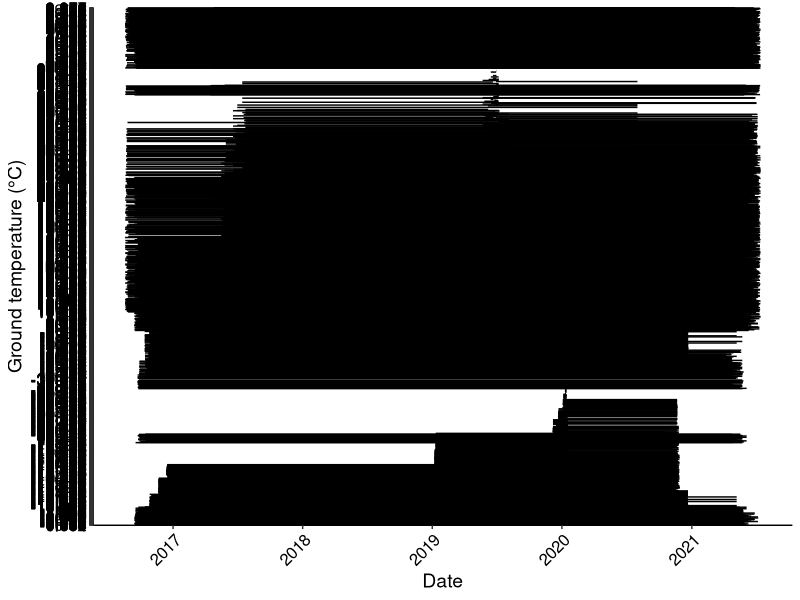
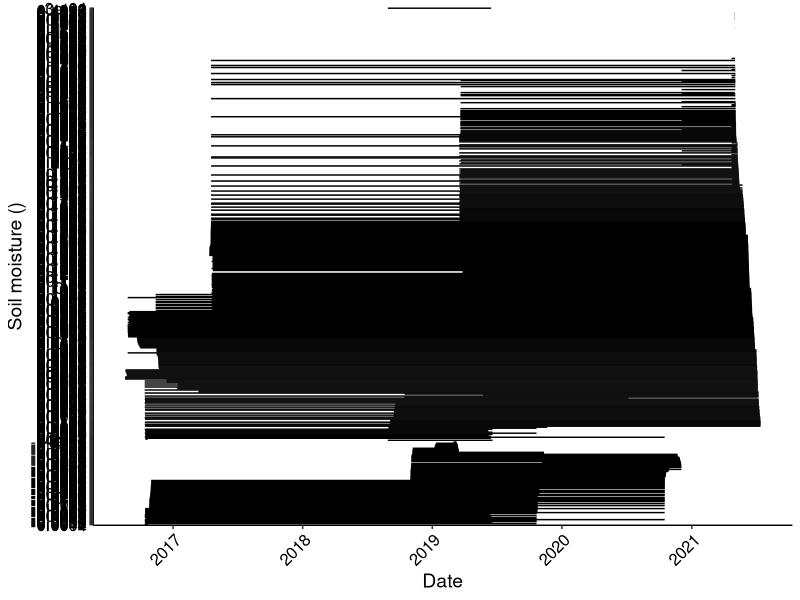
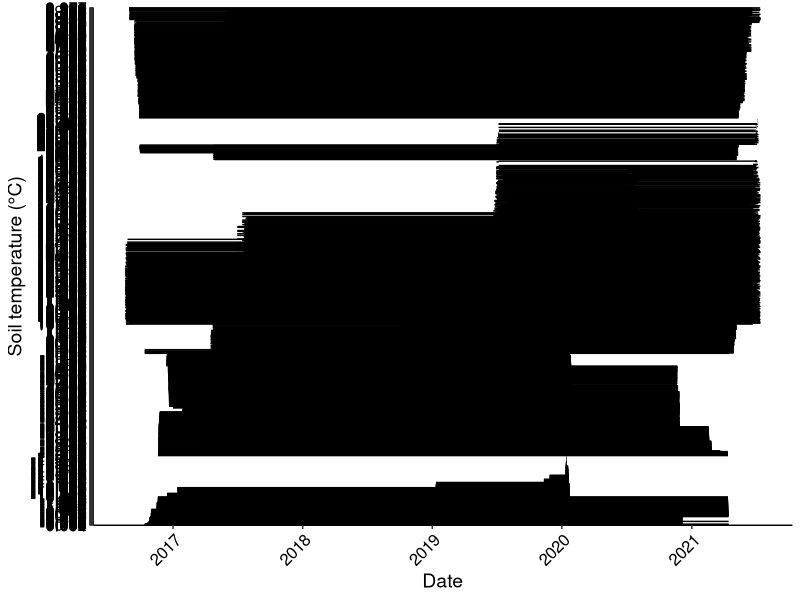
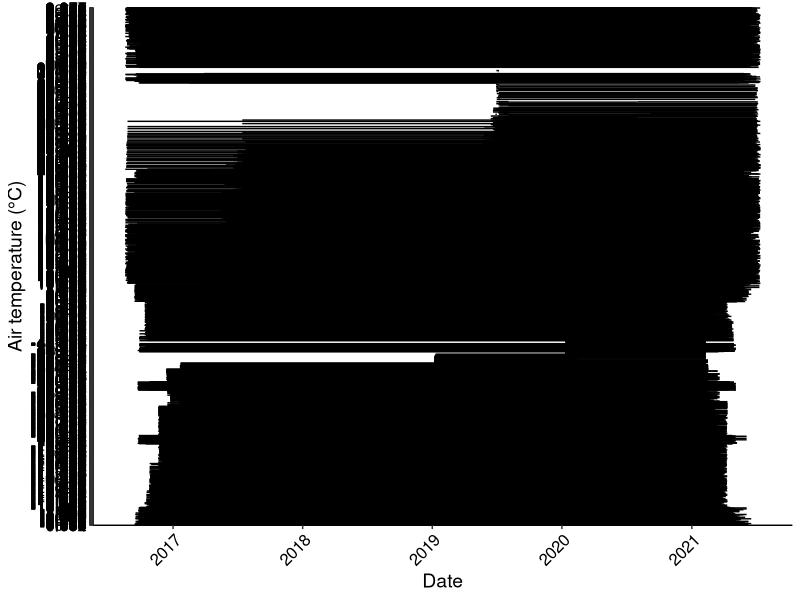
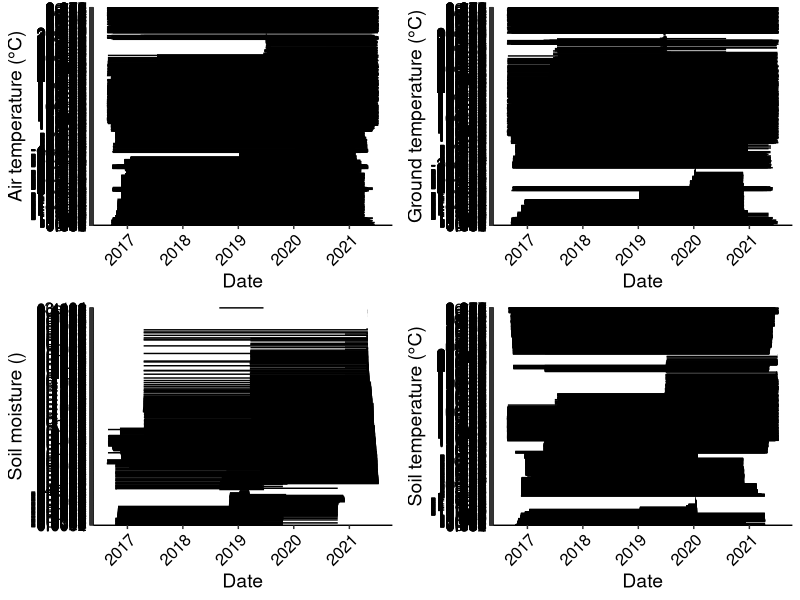

Generate these figures, in order, with R: (Note: this script raises an error after producing the figures.)
#### Common garden HOBO 2021 SCRIPT
### Data wrangling and visualisation script
### By Erica Zaja and Madi Anderson, created on 20/10/2022
## Last updated: 18/01/2023 by Madelaine 

# 1. LOADING LIBRARIES -----
library(lubridate)
library(tidyverse)
library(ggplot2)
library(dplyr)
library(gridExtra)

# 2. LOADING DATA ----
HOBO_Common_garden_12Aug2021 <- read.csv(file = "data/hobo/HOBO_Common_garden_12Aug2021.csv") # 2018-21
HOBO_Common_garden_2017 <-  read.csv2("data/hobo/common_garden/Kluane_hobo_Common_garden_2017.csv", sep=",") #2015-17

# 3. DATA WRANGLING ----
# 2017 
str(HOBO_Common_garden_2017)
CG_HOBO_2017 <- HOBO_Common_garden_2017 %>%
  rename("Soil_moist" = "Water.Content..m..m...LGR.S.N..10742708..SEN.S.N..10736284..LBL..Soil.moisture.",
         "Ground_temp" = "Temp...C..LGR.S.N..10742708..SEN.S.N..10736450..LBL..Ground.temp.",
         "Air_temp" ="Temp...C..LGR.S.N..10742708..SEN.S.N..10736452..LBL..Air.temp.",
         "Soil_temp" = "Temp...C..LGR.S.N..10742708..SEN.S.N..10736453..LBL..Soil.temp.", 
         "Date_time_GMT" = "Date.Time..GMT.06.00") %>% 
  dplyr::select(-X.)

# 2021 
CG_HOBO_2021 <- HOBO_Common_garden_12Aug2021 %>%
  rename("Soil_moist" = "Water.Content_.m..m..",
         "Ground_temp" = "Ground_temp_..C.",
         "Air_temp" ="Air_temp_..C.",
         "Soil_temp" = "Soil_Temp_..C.", 
         "Date_time_GMT" = "Date.Time..GMT.07.00") %>% 
  dplyr::select(-X.)

# merge dataframes together 
CG_HOBO <- rbind(CG_HOBO_2017, CG_HOBO_2021)

# convert date/time variation to 24h format aka drop AM & PM 
CG_HOBO_date <- CG_HOBO %>% 
  mutate(date = parse_date_time(CG_HOBO$Date_time_GMT,    #  make new column called date with no AM/PM
                                "%m/%d/%y %I:%M:%S %p")) 

CG_HOBO_date_2 <- CG_HOBO_date %>% 
  separate(date, into = c('year', 'month', 'day'))

CG_HOBO_date_3 <- full_join(CG_HOBO_date, CG_HOBO_date_2)
        
range(CG_HOBO_date_3$Date_time_GMT)
str(CG_HOBO_date)  
# I didn't remove / overwrite existing date column to check to make sure they were the same 

# Make DAILY means (one value per day)
CG_HOBO_daily_means <- CG_HOBO_date_3 %>%
  group_by(year, month, day) %>%
  mutate(mean_soil_moist = mean(Soil_moist),
         mean_ground_temp = mean(Ground_temp),
         mean_soil_temp = mean(Soil_temp),
         mean_air_temp = mean(Air_temp)) %>%
  select(date, year, month, day, mean_soil_moist, mean_ground_temp, mean_soil_temp,
         mean_air_temp) %>%
  group_by(year, month, day) %>%
  slice(1) %>% # keeping only one observation from each set of year/month
  ungroup()

range(CG_HOBO_daily_means$date)
# [1] "2018-08-24 12:00:01 UTC"
# [2] "2021-07-01 00:00:01 UTC"

# filtering for months of interest only 
# july and august
CG_HOBO_daily_means_season <- CG_HOBO_daily_means %>%
  filter(month %in% c("06", "07", "08")) 

# Make MONTHLY means 
CG_HOBO_monthly_means_season <- CG_HOBO_daily_means_season %>%
  group_by(year, month) %>%
  mutate(mean_soil_moist_month = mean(mean_soil_moist),
         mean_ground_temp_month = mean(mean_ground_temp),
         mean_soil_temp_month = mean(mean_soil_temp),
         mean_air_temp_month = mean(mean_air_temp)) %>%
  select(year, month, mean_soil_moist_month, mean_ground_temp_month, mean_soil_temp_month,
         mean_air_temp_month) %>%
  group_by(year, month) %>%
  slice(1) %>% # keeping only one observation from each set of year/month
  ungroup()

# saving as csv
write.csv(CG_HOBO_monthly_means_season, "data/hobo/CG_HOBO_monthly_means_season.csv")

# ONE June mean value per variable
CG_HOBO_monthly_means_june <- CG_HOBO_monthly_means_season %>%
  filter(month == "06")

mean(CG_HOBO_monthly_means_june$mean_soil_moist_month) # 0.05743859
mean(CG_HOBO_monthly_means_june$mean_ground_temp_month) # 12.64778
mean(CG_HOBO_monthly_means_june$mean_soil_temp_month) # 11.91689
mean(CG_HOBO_monthly_means_june$mean_air_temp_month) # 12.98225

# ONE July mean value per variable
CG_HOBO_monthly_means_july <- CG_HOBO_monthly_means_season %>%
  filter(month == "07")

mean(CG_HOBO_monthly_means_july$mean_soil_moist_month) # 0.05874529
mean(CG_HOBO_monthly_means_july$mean_ground_temp_month) # 13.247
mean(CG_HOBO_monthly_means_july$mean_soil_temp_month) # 14.17245
mean(CG_HOBO_monthly_means_july$mean_air_temp_month) # 14.78052

# ONE August mean value per variable
CG_HOBO_monthly_means_aug <- CG_HOBO_monthly_means_season %>%
  filter(month == "08")

mean(CG_HOBO_monthly_means_aug$mean_soil_moist_month) # 0.05655967
mean(CG_HOBO_monthly_means_aug$mean_ground_temp_month) # 10.02817
mean(CG_HOBO_monthly_means_aug$mean_soil_temp_month) # 11.32776
mean(CG_HOBO_monthly_means_aug$mean_air_temp_month) # 11.39708

# 4. DATA VISUALISATION -----

# 4.1 Time series -----

# a. Ground temperature ----
(plot_HOBO_ground_temp <- ggplot(CG_HOBO_date, aes(x = date, y = Ground_temp)) +
   geom_line() + 
   #geom_smooth(method = "lm", colour = "black") +
   ylab("Ground temperature (°C)") +
   xlab("Date") +
   theme_bw() +
   #scale_color_manual(values = c("dark green", "blue", "red")) +
   theme(panel.border = element_blank(),
         panel.grid.major = element_blank(),
         panel.grid.minor = element_blank(),
         axis.line = element_line(colour = "black"),
         axis.title = element_text(size = 14),
         axis.text.x = element_text(angle = 45, vjust = 1, hjust = 1, size = 12, colour = "black"),
         axis.text.y = element_text(size = 12, colour = "black")))

# b. Soil moisture ----
(plot_HOBO_soil_moist <- ggplot(CG_HOBO_date, aes(x = date, y = Soil_moist)) +
   geom_line() + 
   #geom_smooth(method="lm", colour = "black")+
   ylab("Soil moisture ()") +
   xlab("Date") +
   theme_bw() +
   #scale_color_manual(values = c("dark green", "blue", "red")) +
   theme(panel.border = element_blank(),
         panel.grid.major = element_blank(),
         panel.grid.minor = element_blank(),
         axis.line = element_line(colour = "black"),
         axis.title = element_text(size = 14),
         axis.text.x = element_text(angle = 45, vjust = 1, hjust = 1, size = 12, colour = "black"),
         axis.text.y = element_text(size = 12, colour = "black")))

# c. Soil temperature ----
(plot_HOBO_soil_temp <- ggplot(CG_HOBO_date, aes(x = date, y = Soil_temp)) +
   geom_line()+
   #geom_smooth(method="lm", colour = "black") + 
   ylab("Soil temperature (°C)") +
   xlab("Date") +
   theme_bw() +
   #scale_color_manual(values = c("dark green", "blue", "red")) +
   theme(panel.border = element_blank(),
         panel.grid.major = element_blank(),
         panel.grid.minor = element_blank(),
         axis.line = element_line(colour = "black"),
         axis.title = element_text(size = 14),
         axis.text.x = element_text(angle = 45, vjust = 1, hjust = 1, size = 12, colour = "black"),
         axis.text.y = element_text(size = 12, colour = "black")))

# d. Air temperature -----
(plot_HOBO_air_temp <- ggplot(CG_HOBO_date, aes(x = date, y = Air_temp)) +
   geom_line() + 
    #geom_smooth(method = "lm", colour = "black")+
    ylab("Air temperature (°C)") +
    xlab("Date") +
    theme_bw() +
    #scale_color_manual(values = c("dark green", "blue", "red")) +
    theme(panel.border = element_blank(),
          panel.grid.major = element_blank(),
          panel.grid.minor = element_blank(),
          axis.line = element_line(colour = "black"),
          axis.title = element_text(size = 14),
          axis.text.x = element_text(angle = 45, vjust = 1, hjust = 1, size = 12, colour = "black"),
          axis.text.y = element_text(size = 12, colour = "black")))

# Make facet plot of the timeseries
facet_HOBO_timeseries <- grid.arrange(plot_HOBO_air_temp,plot_HOBO_ground_temp,
                                      plot_HOBO_soil_moist, plot_HOBO_soil_temp)

# 4.2. Monthly time series ----

# a. Monthly ground temperature ----
(plot_HOBO_ground_temp_monthly <- ggplot(CG_HOBO_monthly_means, aes(x = date, y = mean_ground_temp)) +
   geom_line() + 
   #geom_smooth(method = "lm", colour = "black") +
   ylab("Monthly ground temperature (°C)") +
   xlab("Date") +
   theme_bw() +
   #scale_color_manual(values = c("dark green", "blue", "red")) +
   theme(panel.border = element_blank(),
         panel.grid.major = element_blank(),
         panel.grid.minor = element_blank(),
         axis.line = element_line(colour = "black"),
         axis.title = element_text(size = 14),
         axis.text.x = element_text(angle = 45, vjust = 1, hjust = 1, size = 12, colour = "black"),
         axis.text.y = element_text(size = 12, colour = "black")))

# b. Monthly soil moisture ----
(plot_HOBO_soil_moist_monthly <- ggplot(CG_HOBO_monthly_means, aes(x = date, y = mean_soil_moist)) +
   geom_line() + 
   #geom_smooth(method="lm", colour = "black")+
   ylab("Monthly soil moisture ()") +
   xlab("Date") +
   theme_bw() +
   #scale_color_manual(values = c("dark green", "blue", "red")) +
   theme(panel.border = element_blank(),
         panel.grid.major = element_blank(),
         panel.grid.minor = element_blank(),
         axis.line = element_line(colour = "black"),
         axis.title = element_text(size = 14),
         axis.text.x = element_text(angle = 45, vjust = 1, hjust = 1, size = 12, colour = "black"),
         axis.text.y = element_text(size = 12, colour = "black")))

# c. Monthly soil temperature ----
(plot_HOBO_soil_temp_monthly <- ggplot(CG_HOBO_monthly_means, aes(x = date, y = mean_soil_temp)) +
   geom_line()+
   #geom_smooth(method="lm", colour = "black") + 
   ylab("Monthly soil temperature (°C)") +
   xlab("Date") +
   theme_bw() +
   #scale_color_manual(values = c("dark green", "blue", "red")) +
   theme(panel.border = element_blank(),
         panel.grid.major = element_blank(),
         panel.grid.minor = element_blank(),
         axis.line = element_line(colour = "black"),
         axis.title = element_text(size = 14),
         axis.text.x = element_text(angle = 45, vjust = 1, hjust = 1, size = 12, colour = "black"),
         axis.text.y = element_text(size = 12, colour = "black")))

# d. Monthly air temperature ----
(plot_HOBO_air_temp_monthly <- ggplot(CG_HOBO_monthly_means, aes(x = date, y = mean_air_temp)) +
    geom_line() + 
    #geom_smooth(method = "lm", colour = "black")+
    ylab("Air temperature (°C)") +
    xlab("Date") +
    theme_bw() +
    #scale_color_manual(values = c("dark green", "blue", "red")) +
    theme(panel.border = element_blank(),
          panel.grid.major = element_blank(),
          panel.grid.minor = element_blank(),
          axis.line = element_line(colour = "black"),
          axis.title = element_text(size = 14),
          axis.text.x = element_text(angle = 45, vjust = 1, hjust = 1, size = 12, colour = "black"),
          axis.text.y = element_text(size = 12, colour = "black")))

# Make facet plot of the monthly timeseries
facet_HOBO_timeseries_monthly <- grid.arrange(plot_HOBO_air_temp_monthly,plot_HOBO_ground_temp_monthly,
                                      plot_HOBO_soil_moist_monthly, plot_HOBO_soil_temp_monthly)





